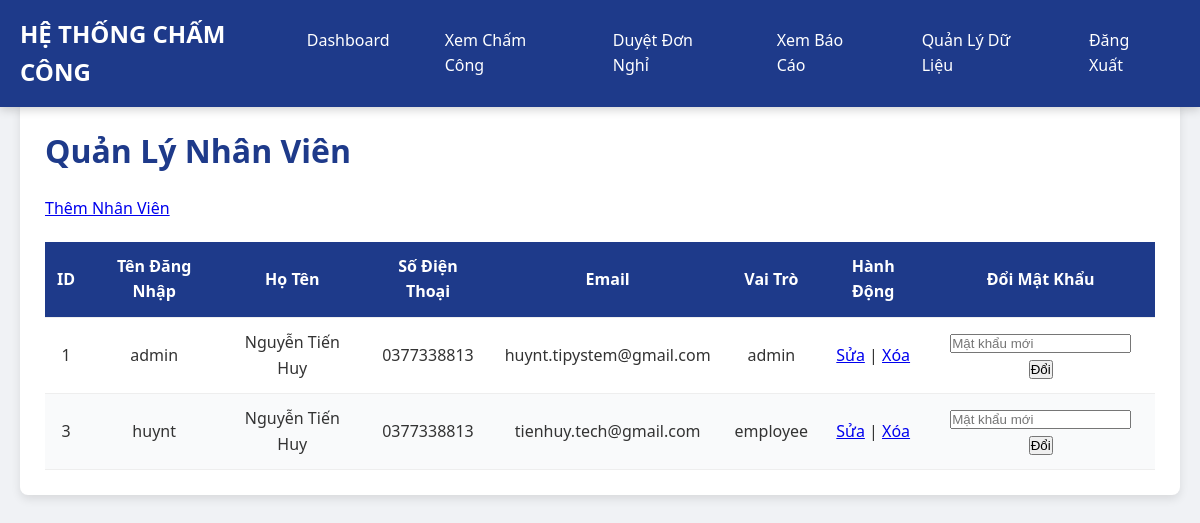
The page /admin/employees (signed in) on the database its author committed.
### tables this page shows
CREATE TABLE users (
        id INTEGER PRIMARY KEY AUTOINCREMENT,
        username TEXT UNIQUE NOT NULL,
        password TEXT NOT NULL,
        full_name TEXT DEFAULT '',
        phone TEXT DEFAULT '',
        email TEXT DEFAULT '',
        role TEXT DEFAULT 'employee'
    );

### app.py (the view)
@app.route('/admin/employees', methods=['GET', 'POST'])
@login_required
def admin_employees():
    if current_user.id != 1:
        return "Access denied"
    conn = sqlite3.connect('database.db')
    c = conn.cursor()
    if request.method == 'POST' and 'change_password' in request.form:
        user_id = request.form['user_id']
        new_password = request.form['new_password']
        c.execute("UPDATE users SET password = ? WHERE id = ?", (new_password, user_id))
        conn.commit()
        flash(f"Đã đổi mật khẩu cho nhân viên ID {user_id}.", "success")
    c.execute("SELECT id, username, full_name, phone, email, role FROM users")
    users = c.fetchall()
    conn.close()
    return render_template('admin_employees.html', users=users)

### app.py (called while the page is built)
@login_manager.user_loader
def load_user(user_id):
    conn = sqlite3.connect('database.db')
    c = conn.cursor()
    c.execute("SELECT * FROM users WHERE id = ?", (user_id,))
    user = c.fetchone()
    conn.close()
    if user:
        return User(user[0])
    return None

### templates/admin_employees.html (shortened to what this page needs)
<!DOCTYPE html>
<html lang="vi">
<head>
    <link rel="stylesheet" href="{{ url_for('static', filename='css/style.css') }}">
</head>
<body>
    <header>
        <div class="nav-container">
            <div class="nav-brand"><a href="{{ url_for('admin_dashboard') }}">HỆ THỐNG CHẤM CÔNG</a></div>
            <div class="nav-links">
                <a href="{{ url_for('admin_dashboard') }}">Dashboard</a>
                <a href="{{ url_for('admin_attendance') }}">Xem Chấm Công</a>
                <a href="{{ url_for('admin_leave_requests') }}">Duyệt Đơn Nghỉ</a>
                <a href="{{ url_for('admin_reports') }}">Xem Báo Cáo</a>
                <a href="{{ url_for('data_management') }}">Quản Lý Dữ Liệu</a>
                <a href="{{ url_for('logout') }}">Đăng Xuất</a>
            </div>
        </div>
    </header>
    <main>
        <div class="section">
            <h1>Quản Lý Nhân Viên</h1>
            <a href="{{ url_for('add_employee') }}" class="button">Thêm Nhân Viên</a>
            <table>
                <thead>
                    <tr>
                        <th>ID</th>
                        <th>Tên Đăng Nhập</th>
                        <th>Họ Tên</th>
                        <th>Số Điện Thoại</th>
                        <th>Email</th>
                        <th>Vai Trò</th>
                        <th>Hành Động</th>
                        <th>Đổi Mật Khẩu</th>
                    </tr>
                </thead>
                <tbody>
                    {% for user in users %}
                    <tr>
                        <td>{{ user[0] }}</td>
                        <td>{{ user[1] }}</td>
                        <td>{{ user[2] }}</td>
                        <td>{{ user[3] }}</td>
                        <td>{{ user[4] }}</td>
                        <td>{{ user[5] }}</td>
                        <td>
                            <a href="{{ url_for('edit_employee', user_id=user[0]) }}">Sửa</a> |
                            <a href="{{ url_for('delete_employee', user_id=user[0]) }}" onclick="return confirm('Bạn có chắc chắn muốn xóa?')">Xóa</a>
                        </td>
                        <td>
                            <form method="POST">
                                <input type="password" name="new_password" placeholder="Mật khẩu mới" required>
                                <button type="submit" name="change_password">Đổi</button>
                            </form>
                        </td>
                    </tr>
                    {% endfor %}
                </tbody>
            </table>
        </div>
    </main>
</body>
</html>

### static/css/style.css (style rules this page uses)
* { margin: 0; padding: 0; box-sizing: border-box; }
body { font-family: 'Segoe UI', Arial, sans-serif; background-color: #f0f2f5; color: #333; line-height: 1.6; }
header { position: fixed; top: 0; left: 0; width: 100%; background-color: #1e3a8a; padding: 15px 0; box-shadow: 0 2px 10px rgba(0, 0, 0, 0.2); z-index: 1000; }
.nav-container { max-width: 1400px; margin: 0 auto; display: flex; justify-content: space-between; align-items: center; padding: 0 20px; }
.nav-brand a { color: #fff; font-size: 1.5em; font-weight: 700; text-decoration: none; }
.nav-links { display: flex; gap: 15px; }
.nav-links a { color: #fff; text-decoration: none; padding: 10px 20px; font-weight: 500; border-radius: 5px; transition: background-color 0.3s, transform 0.2s; }
main { max-width: 1400px; margin: 80px auto 40px auto; padding: 20px; }
.section { background-color: #fff; padding: 25px; border-radius: 8px; box-shadow: 0 4px 10px rgba(0, 0, 0, 0.1); margin-bottom: 30px; }
h1 { color: #1e3a8a; font-size: 2em; margin-bottom: 20px; font-weight: 600; }
table { width: 100%; border-collapse: collapse; margin-top: 20px; }
th, td { padding: 12px; text-align: center; border-bottom: 1px solid #eee; }
th { background-color: #1e3a8a; color: #fff; font-weight: 600; }
tr:nth-child(even) { background-color: #f9fafb; }

### rows shown on the page
users: id "1", username "admin", full_name "Nguyễn Tiến Huy", phone "0377338813", email "huynt.tipystem@gmail.com", role "admin"
users: id "3", username "huynt", full_name "Nguyễn Tiến Huy", phone "0377338813", email "tienhuy.tech@gmail.com", role "employee"
